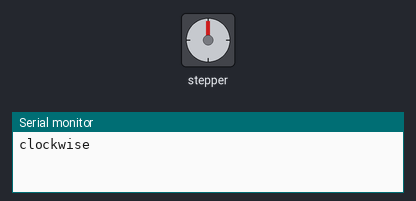
A sketch run on a simulated Arduino Mega 2560, built with avr-gcc and run on an emulated ATmega2560. Parts: stepper motor, the last lines printed to the serial monitor. Stepper angles assume 2048 steps per turn.

Above: at 0.15 s.
At 9.81 s:
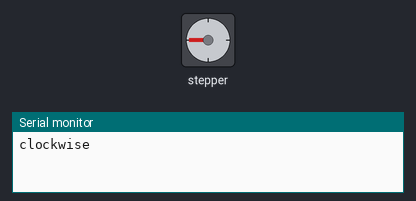
At 19.57 s:
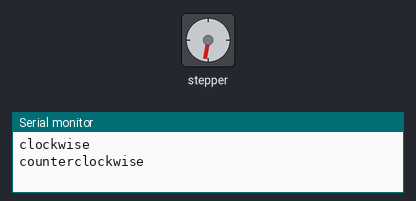
At 39.31 s:
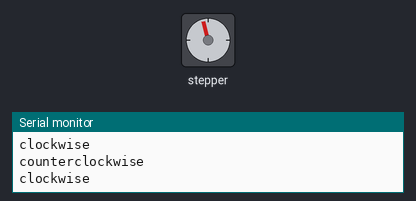
Timing chart, 0 to 40.0 s (numbered marks = the images above):
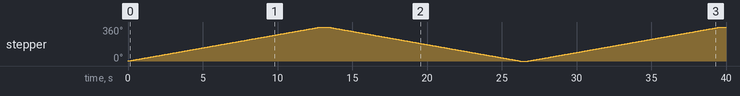

The sketch:

Stepper_One_Revolution.ino
```cpp
#include <Stepper.h>

#define stepsPerRevolution 2048

// initialize the stepper library on pins 8 through 11:
Stepper myStepper(32, 8, 10, 9, 11);

void setup() {
  myStepper.setSpeed(300);
  // initialize the serial port:
  Serial.begin(9600);
}

void loop() {
  // step one revolution  in one direction:
  Serial.println("clockwise");
  myStepper.step(stepsPerRevolution);
  delay(500);

  // step one revolution in the other direction:
  Serial.println("counterclockwise");
  myStepper.step(-stepsPerRevolution);
  delay(500);
}
```

Measured:
- by itself, stepper: turns 360° clockwise in 12.9 s, then 360° counter-clockwise in 12.8 s, then 360° clockwise in 12.9 s
